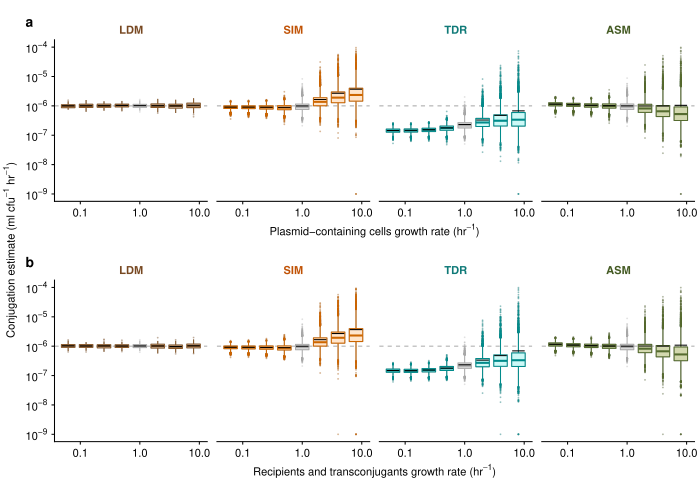

Write the R code that produced this figure.
# Packages ----------------------------------------------------------
library(tidyverse)
library(patchwork)
library(egg)
library(grid)
library(cowplot)
library(ungeviz)
library(scales)
source(file = "Simulation_functions_parameter_sweep.R")
theme_set(theme_cowplot())

# General plotting customization -------------------------------------------------
Figure_width = 7 # in width for one column figure in PNAS
Figure_label_size = 10
margin_y_axis = 0.2
margin_right = 0.2
margin_left = 0.2
plot_width = Figure_width - margin_right - margin_left - margin_y_axis
y_axis_label = expression(paste("Conjugation estimate (ml ", 'cfu'^-1, ' hr'^-1, ")"))
text_size_axis_title = 8
Figure_height = 5

# Plasmid effect sweep data -------------------------------------------------
psiD_frame <- Parameter_sweep_load_data(treatments_filename = "Treatments_master.csv",
                                        simulation_estimates_folder = "data/psiD",
                                        new_zero_value = 1e-9, 
                                        parameter_for_xaxis_values = 'psiD')
psiD_mean_frame <- Parameter_sweep_mean_calculation(treatments_filename = "Treatments_master.csv",
                                                    simulation_estimates_folder = "data/psiD",
                                                    new_zero_value = 1e-9, 
                                                    parameter_for_xaxis_values = 'psiD')

psiD <- Box_plot(sim_data_frame = psiD_frame, 
                 mean_dataframe = psiD_mean_frame,
                 x_axis_label = expression(paste("Plasmid-containing cells growth rate (", 'hr'^-1, ")")),
                 Set_conjugation_rate = 1e-6, 
                 y_axis_min = 1e-9, 
                 y_axis_max = 1e-4)

# Host effect sweep data -------------------------------------------------
psiR_frame <- Parameter_sweep_load_data(treatments_filename = "Treatments_master.csv",
                                        simulation_estimates_folder = "data/psiR",
                                        new_zero_value = 1e-9, 
                                        parameter_for_xaxis_values = 'psiR')
psiR_mean_frame <- Parameter_sweep_mean_calculation(treatments_filename = "Treatments_master.csv",
                                                    simulation_estimates_folder = "data/psiR",
                                                    new_zero_value = 1e-9, 
                                                    parameter_for_xaxis_values = 'psiR')
psiR <- Box_plot(sim_data_frame = psiR_frame, 
                 mean_dataframe = psiR_mean_frame,
                 x_axis_label = expression(paste("Recipients and transconjugants growth rate (", 'hr'^-1, ")")),
                 Set_conjugation_rate = 1e-6, 
                 y_axis_min = 1e-9, 
                 y_axis_max = 1e-4)

# Assemble plot -------------------------------------------------
Fig <- (psiD/ psiR) +
  plot_annotation(tag_levels = list(c('a', 'b'))) & 
  theme(plot.tag.position = c(0, 1), plot.tag = element_text(size = Figure_label_size)) &
  plot_layout(widths = unit(c(plot_width), c('in')))
y.grob <- textGrob(y_axis_label, gp=gpar(fontsize=text_size_axis_title), rot=90)
Figure <- grid.arrange(y.grob, as_grob(Fig), ncol = 2, widths = unit(c(margin_y_axis, (plot_width + margin_right + margin_left)), c('in', 'in')))
save_plot("SI_Fig1.pdf", plot = Figure, base_width = Figure_width, base_height = Figure_height)
